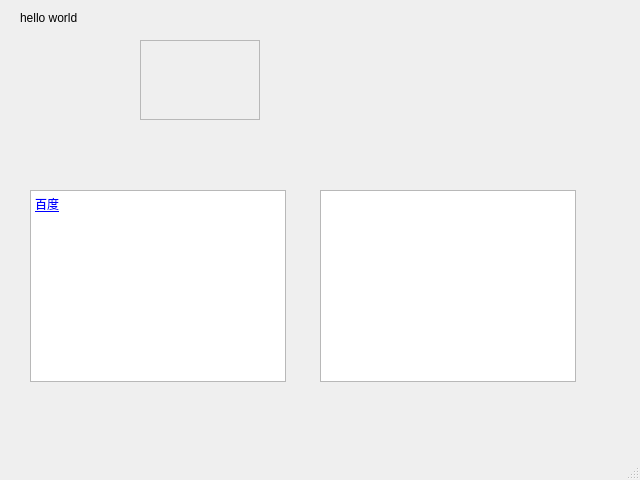
<?xml version="1.0" encoding="UTF-8"?>
<ui version="4.0">
 <class>MainWindow</class>
 <widget class="QMainWindow" name="MainWindow">
  <property name="geometry">
   <rect>
    <x>0</x>
    <y>0</y>
    <width>640</width>
    <height>480</height>
   </rect>
  </property>
  <property name="windowTitle">
   <string>MainWindow</string>
  </property>
  <widget class="QWidget" name="centralwidget">
   <widget class="QLabel" name="label">
    <property name="geometry">
     <rect>
      <x>20</x>
      <y>10</y>
      <width>101</width>
      <height>16</height>
     </rect>
    </property>
    <property name="sizePolicy">
     <sizepolicy hsizetype="Fixed" vsizetype="Preferred">
      <horstretch>0</horstretch>
      <verstretch>0</verstretch>
     </sizepolicy>
    </property>
    <property name="text">
     <string>hello world</string>
    </property>
   </widget>
   <widget class="QTextBrowser" name="textBrowser">
    <property name="geometry">
     <rect>
      <x>30</x>
      <y>190</y>
      <width>256</width>
      <height>192</height>
     </rect>
    </property>
    <property name="html">
     <string>&lt;!DOCTYPE HTML PUBLIC &quot;-//W3C//DTD HTML 4.0//EN&quot; &quot;http://www.w3.org/TR/REC-html40/strict.dtd&quot;&gt;
&lt;html&gt;&lt;head&gt;&lt;meta name=&quot;qrichtext&quot; content=&quot;1&quot; /&gt;&lt;style type=&quot;text/css&quot;&gt;
p, li { white-space: pre-wrap; }
&lt;/style&gt;&lt;/head&gt;&lt;body style=&quot; font-family:'SimSun'; font-size:9pt; font-weight:400; font-style:normal;&quot;&gt;
&lt;p style=&quot; margin-top:0px; margin-bottom:0px; margin-left:0px; margin-right:0px; -qt-block-indent:0; text-indent:0px;&quot;&gt;&lt;a href=&quot;https://www.baidu.com&quot;&gt;&lt;span style=&quot; text-decoration: underline; color:#0000ff;&quot;&gt;百度&lt;/span&gt;&lt;/a&gt;&lt;/p&gt;&lt;/body&gt;&lt;/html&gt;</string>
    </property>
   </widget>
   <widget class="QGraphicsView" name="graphicsView">
    <property name="geometry">
     <rect>
      <x>320</x>
      <y>190</y>
      <width>256</width>
      <height>192</height>
     </rect>
    </property>
   </widget>
   <widget class="QFrame" name="frame">
    <property name="geometry">
     <rect>
      <x>140</x>
      <y>40</y>
      <width>120</width>
      <height>80</height>
     </rect>
    </property>
    <property name="frameShape">
     <enum>QFrame::StyledPanel</enum>
    </property>
    <property name="frameShadow">
     <enum>QFrame::Raised</enum>
    </property>
   </widget>
  </widget>
  <widget class="QMenuBar" name="menubar">
   <property name="geometry">
    <rect>
     <x>0</x>
     <y>0</y>
     <width>640</width>
     <height>22</height>
    </rect>
   </property>
  </widget>
  <widget class="QStatusBar" name="statusbar"/>
 </widget>
 <resources/>
 <connections/>
</ui>
